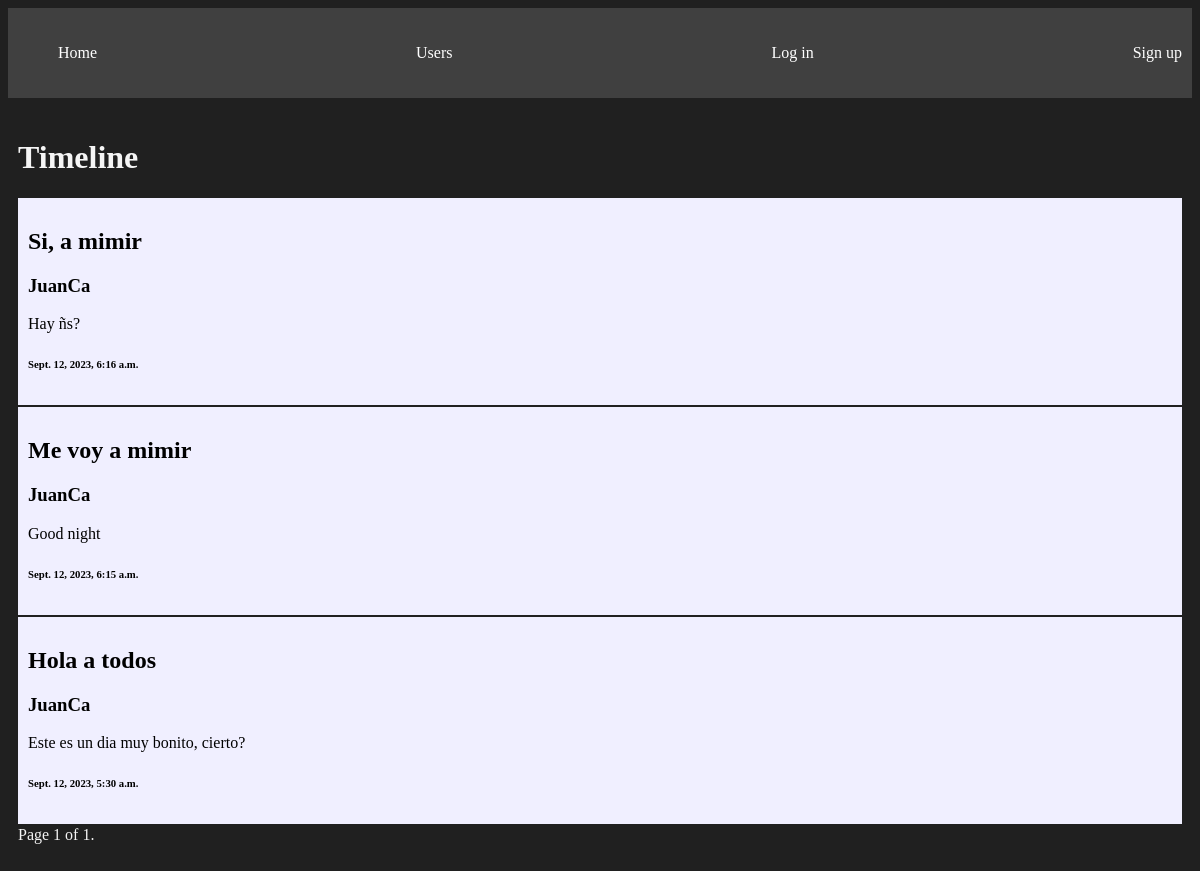
/timeline/, run on an earlier commit of the app's database.
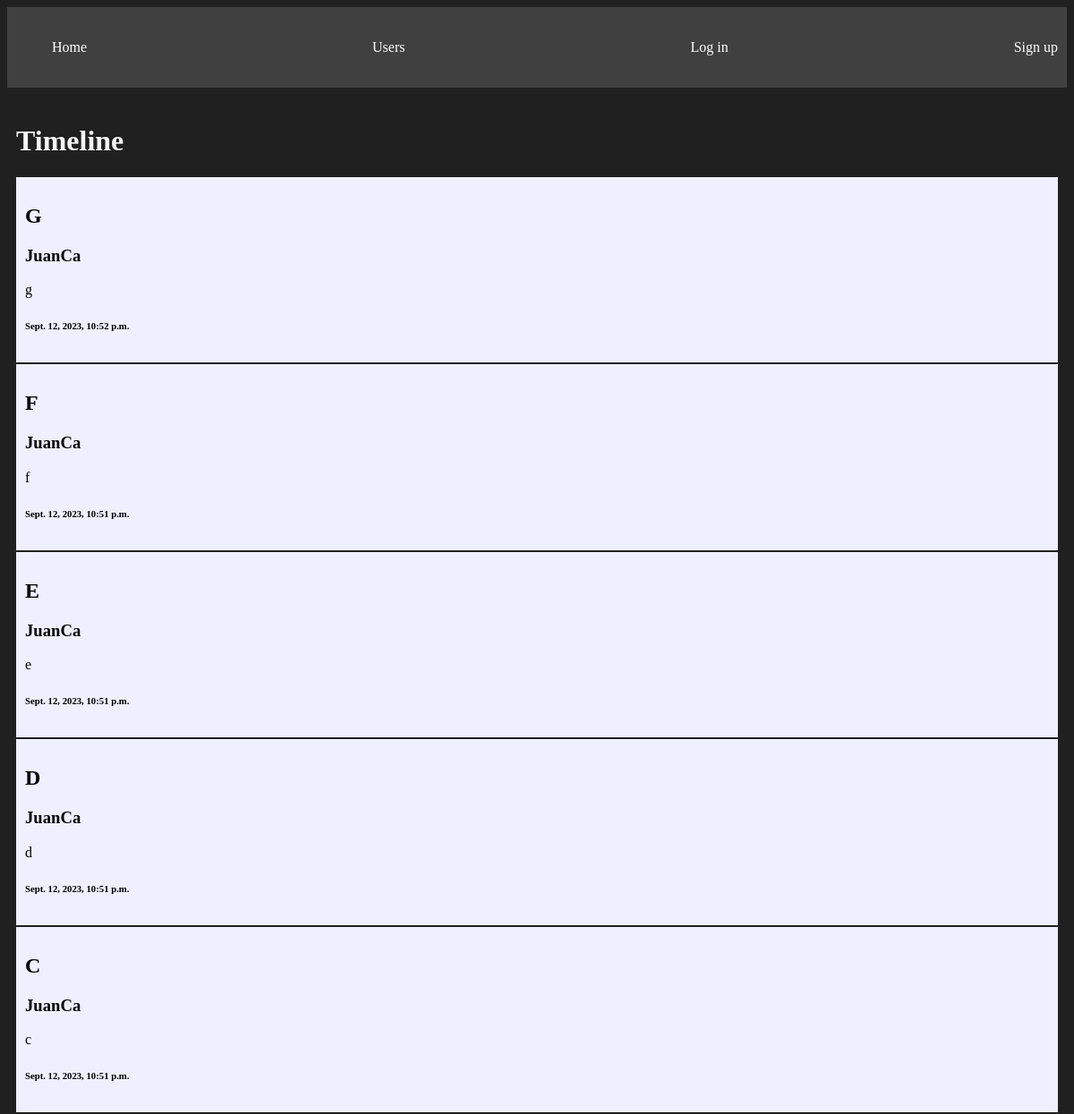
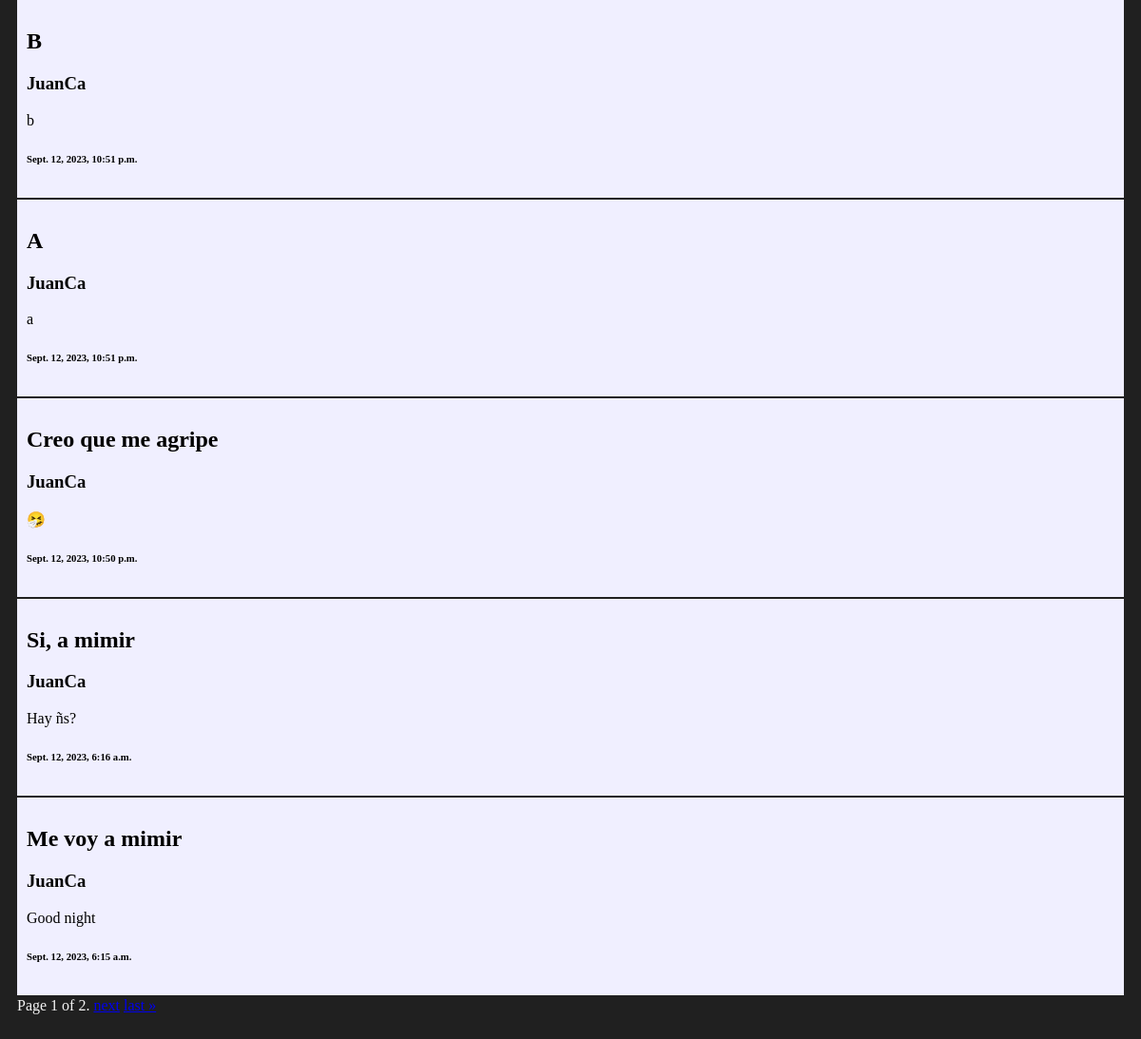
And on a later commit of the database (2 pictures, top to bottom).
### intSocial/models.py (models this page shows, shortened)
class Post(models.Model):
    titulo = models.CharField(max_length=50)
    contenido = models.TextField()
    autor = models.ForeignKey(User, on_delete=models.CASCADE)
    level = models.ForeignKey(Level, on_delete=models.CASCADE)
    creado_en = models.DateTimeField(auto_now_add=True)
    receptor_type = models.IntegerField()
    post_type = models.IntegerField(default=1)

### intSocial/views.py (the view)
# urls.py: path('timeline/', views.timeline, name="timeline"),
def timeline(request):
    all_posts = Post.objects.all().order_by('-creado_en')
    paginator = Paginator(all_posts, 10)
    page_number = request.GET.get('page')
    page_obj = paginator.get_page(page_number)
    return render(request, 'timeline.html', {
        'page_obj': page_obj
    })

### intSocial/templates/timeline.html (shortened to what this page needs)
{% extends 'layouts/base.html' %}
{% block content %}
<h1>Timeline</h1>
{% for post in page_obj %}
<article class="card">
    <a href="{% url 'post_details' post.id %}" >
        <h2>{{post.titulo}}</h2>
        <h3>{{post.autor.username}}</h3>
        <p>{{post.contenido}}</p>
        <h6>{{post.creado_en}}</h6>
    </a>
</article>
{% endfor %}
<div class="pagination">
    <span class="step-links">
        <span class="current-page">
            Page {{ page_obj.number }} of {{ page_obj.paginator.num_pages }}.
        </span>
        {% if page_obj.has_next %}
            <a href="?page={{ page_obj.next_page_number }}">next</a>
            <a href="?page={{ page_obj.paginator.num_pages }}">last &raquo;</a>
        {% endif %}
    </span>
</div>
{% endblock %}

### intSocial/templates/layouts/base.html (shortened to what this page needs)
{% load static %}
<!DOCTYPE html>
<html lang="en">
<head>
    <link rel="stylesheet" href="{% static 'styles/main.css' %}">
</head>
<body>
    <nav class="navbar container">
        <ul>
            <li>
                <a href="{% url 'index' %}">Home</a>
            </li>
            <li>
                <a href="{% url 'usuario' %}">Users</a>
            </li>
            {% if user.is_authenticated %}
            <li>
                <a href="{% url 'timeline' %}">Timeline</a>
            </li>
            <li>
                <a href="{% url 'new_post' %}">New Post</a>
            </li>
            <li>
                <a href="{% url 'profile'%}">Profile</a>
            </li>
            <li>
                <a href="{% url 'logout' %}">Logout</a>
            </li>
            {% else %}
            <li>
                <a href="{% url 'login' %}">Log in</a>
            </li>
            <li>
                <a href="{% url 'signup' %}">Sign up</a>
            </li>
            {% endif %}
        </ul>
    </nav>
    <main class="container">
        {% block content %}
        {% endblock %}
    </main>
</body>
</html>

### intSocial/static/styles/main.css (style rules this page uses)
body { background-color: #202020; color: whitesmoke; }
.navbar { background-color: #404040; padding: 5px 0; }
.navbar ul { display: flex; justify-content: space-between; }
.navbar ul li { list-style: none; }
.navbar ul li a { color: white; text-decoration: none; }
.container { max-width: 1200px; margin: 0 auto; padding: 20px 10px; }
.card { background-color: #F0EFFF; padding: 10PX; margin-bottom: 2PX; color: black; }
.card a { text-decoration: none; }
.card h2, .card h3, .card p, .card h6 { text-decoration: none; color: black; }

What changed in the data, as far as the page shows it:
no longer on this page (row unchanged): Post: titulo "Hola a todos", autor.username "JuanCa", contenido "Este es un dia muy bonito, cierto?", creado_en "Sept. 12, 2023, 5:30 a.m."
added Post: titulo "G", autor.username "JuanCa", contenido "g", creado_en "Sept. 12, 2023, 10:52 p.m."
added Post: titulo "F", autor.username "JuanCa", contenido "f", creado_en "Sept. 12, 2023, 10:51 p.m."
added Post: titulo "E", autor.username "JuanCa", contenido "e", creado_en "Sept. 12, 2023, 10:51 p.m."
added Post: titulo "D", autor.username "JuanCa", contenido "d", creado_en "Sept. 12, 2023, 10:51 p.m."
added Post: titulo "C", autor.username "JuanCa", contenido "c", creado_en "Sept. 12, 2023, 10:51 p.m."
added Post: titulo "B", autor.username "JuanCa", contenido "b", creado_en "Sept. 12, 2023, 10:51 p.m."
added Post: titulo "A", autor.username "JuanCa", contenido "a", creado_en "Sept. 12, 2023, 10:51 p.m."
added Post: titulo "Creo que me agripe", autor.username "JuanCa", contenido "🤧", creado_en "Sept. 12, 2023, 10:50 p.m."
Also different on the page:
{{ page_obj.paginator.num_pages }}: "1" → "2"
